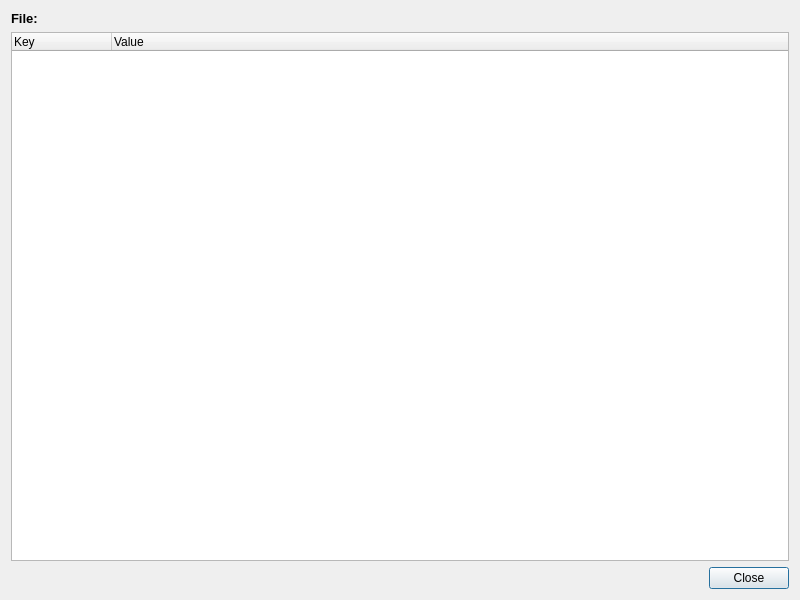
<?xml version="1.0" encoding="UTF-8"?>
<ui version="4.0">
 <class>JsonViewerDialog</class>
 <widget class="QDialog" name="JsonViewerDialog">
  <property name="geometry">
   <rect>
    <x>0</x>
    <y>0</y>
    <width>800</width>
    <height>600</height>
   </rect>
  </property>
  <property name="windowTitle">
   <string>JSON Viewer</string>
  </property>
  <layout class="QVBoxLayout" name="verticalLayout">
   <item>
    <widget class="QLabel" name="fileNameLabel">
     <property name="text">
      <string>File: </string>
     </property>
     <property name="font">
      <font>
       <pointsize>10</pointsize>
       <bold>true</bold>
      </font>
     </property>
    </widget>
   </item>
   <item>
    <widget class="QTreeWidget" name="jsonTreeWidget">
     <property name="alternatingRowColors">
      <bool>true</bool>
     </property>
     <property name="selectionMode">
      <enum>QAbstractItemView::ExtendedSelection</enum>
     </property>
     <property name="headerHidden">
      <bool>false</bool>
     </property>
     <property name="columnCount">
      <number>2</number>
     </property>
     <column>
      <property name="text">
       <string>Key</string>
      </property>
     </column>
     <column>
      <property name="text">
       <string>Value</string>
      </property>
     </column>
    </widget>
   </item>
   <item>
    <widget class="QDialogButtonBox" name="buttonBox">
     <property name="orientation">
      <enum>Qt::Horizontal</enum>
     </property>
     <property name="standardButtons">
      <set>QDialogButtonBox::Close</set>
     </property>
    </widget>
   </item>
  </layout>
 </widget>
 <resources/>
 <connections>
  <connection>
   <sender>buttonBox</sender>
   <signal>accepted()</signal>
   <receiver>JsonViewerDialog</receiver>
   <slot>accept()</slot>
   <hints>
    <hint type="sourcelabel">
     <x>399</x>
     <y>569</y>
    </hint>
    <hint type="destinationlabel">
     <x>399</x>
     <y>299</y>
    </hint>
   </hints>
  </connection>
  <connection>
   <sender>buttonBox</sender>
   <signal>rejected()</signal>
   <receiver>JsonViewerDialog</receiver>
   <slot>reject()</slot>
   <hints>
    <hint type="sourcelabel">
     <x>399</x>
     <y>569</y>
    </hint>
    <hint type="destinationlabel">
     <x>399</x>
     <y>299</y>
    </hint>
   </hints>
  </connection>
 </connections>
</ui>
